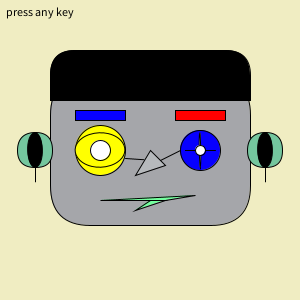
Frame 1 (no input)
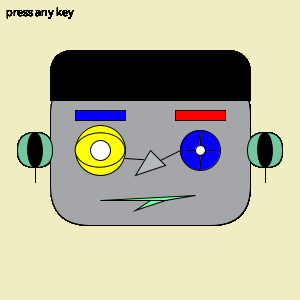
Frame 60 (the mouse pressed at the canvas centre just before this capture)
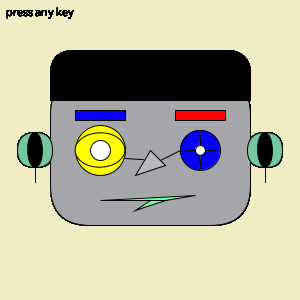
Frame 120 (the mouse held since frame 60 and released just before this capture)

The Processing sketch that drew these frames (run headless with seeded random() and noise(); from frame 60 on, the mouse is pressed at the canvas centre):

// Processing sketch: processing_135322
// ── processing_135322.pde

 
boolean flipFlop = false;
String keyPrompt = "press any key";
float eyecolor = 255;
float eyesize = 50;
float eyesize2 = 40;
float mouthsize = 15;
float mouthsize2 = 50;
float mouthcolor = 255;
float brow = 50;
float hair = -75;
float eye = -50;
float head = 150;
float nosecolor = 185;
float earcolor = 198;

void setup(){
  size(300, 300);
  background(240,237,194);
  textSize(12);

}
 
void draw(){
  makeFace();
  smooth();
  text(keyPrompt,-145,-135);
}

void keyPressed(){
  eyecolor = random(20,255);
  eyesize = random(25,100); 
  eyesize2 = random(60,100);
  mouthsize = random(20,50);
  mouthsize = random(30,60);
  mouthcolor = random(60,255);
  brow = random(10,50);
  hair = random(-75,-60);
  eye = random(-55,-45);
  head = random(150,160);
  nosecolor = random(50,255);
  earcolor = random(5,250);
  
 keyPrompt = ("");
} 
  
 void makeFace(){
  translate(150,150);
rectMode(CENTER); 

  //head
fill(165,166,170);
rect(0,0,200,head,40);


//eyes
fill(255,eyecolor,0);
ellipse(-50,0,eyesize,50);
arc(-50, 0, 50, 35, -35, 50);

fill(7,0,255);
ellipse(50,0,eyesize2,40);

fill(255,255,255);
arc(50, 2, 0, 35, -35, 50);
arc(50, 0, 2, 35, -35, 50);
arc(50, 2, 50, 35, 20, 20);
line(35, 0, 65, 0);
line(35, 0, 60, 0);


fill(255,255,255);
ellipse(eye,0,20,20);

fill(255,255,255);
ellipse(50,0,10,10);

//ears
fill(116,earcolor,158);
rect(115,0,35,35,50);
rect(-115,0,35,35,50);

fill(0,0,0);
arc(115, 0, 15, 35, -35, 50);
arc(-115, 0, 15, 35, -35, 50);
arc(115, 15, 0, 35, -35, 50);
arc(-115, 15, 0, 35, -35, 50);



//lines
fill(230,121,245);
line(30, 0, 10, 10);
line(-25, 8, 5,10);

//mouth

fill(116,mouthcolor,158);
triangle(0, 50, -15, 60, mouthsize, 50); 

triangle(45,45, -50, 50, mouthsize, 50); 

//nose
fill(182,nosecolor,188);
triangle(0, 0, -15, 25, 15, 15);  

//brows
fill(255,0,0);
rect(50, -35, brow, 10);
fill(7,0,255);
rect(-50, -35, brow, 10); 

//hair
fill(0,0,0);
rect(0, hair, 200, 50, 100, 60, 0, 0);
 
 }
